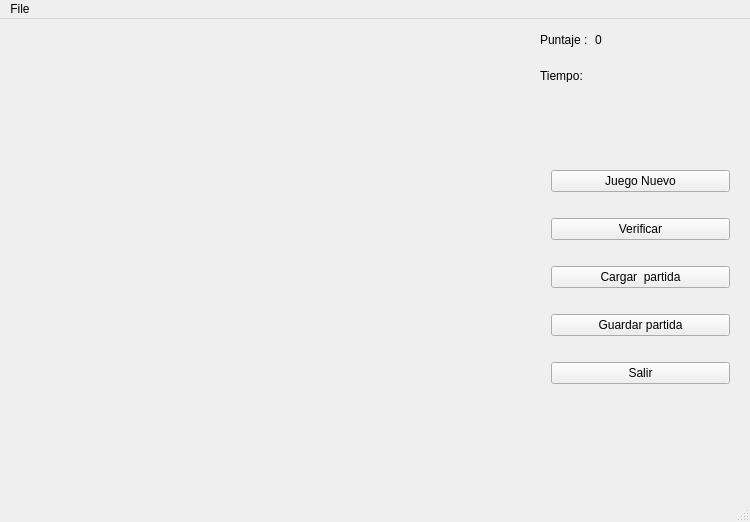
<?xml version="1.0" encoding="UTF-8"?>
<ui version="4.0">
 <class>QTablero</class>
 <widget class="QMainWindow" name="QTablero">
  <property name="geometry">
   <rect>
    <x>0</x>
    <y>0</y>
    <width>750</width>
    <height>522</height>
   </rect>
  </property>
  <property name="windowTitle">
   <string>QTablero</string>
  </property>
  <widget class="QWidget" name="centralWidget">
   <widget class="QWidget" name="verticalLayoutWidget">
    <property name="geometry">
     <rect>
      <x>540</x>
      <y>120</y>
      <width>201</width>
      <height>281</height>
     </rect>
    </property>
    <layout class="QVBoxLayout" name="verticalLayout">
     <item>
      <widget class="QPushButton" name="pushButton_2">
       <property name="text">
        <string>Juego Nuevo</string>
       </property>
      </widget>
     </item>
     <item>
      <widget class="QPushButton" name="pushButton">
       <property name="text">
        <string>Verificar</string>
       </property>
      </widget>
     </item>
     <item>
      <widget class="QPushButton" name="pushButton_3">
       <property name="text">
        <string>Cargar  partida</string>
       </property>
      </widget>
     </item>
     <item>
      <widget class="QPushButton" name="pushButton_4">
       <property name="text">
        <string>Guardar partida</string>
       </property>
      </widget>
     </item>
     <item>
      <widget class="QPushButton" name="pushButton_6">
       <property name="text">
        <string>Salir</string>
       </property>
      </widget>
     </item>
    </layout>
   </widget>
   <widget class="QWidget" name="gridLayoutWidget">
    <property name="geometry">
     <rect>
      <x>9</x>
      <y>9</y>
      <width>511</width>
      <height>451</height>
     </rect>
    </property>
    <layout class="QGridLayout" name="gridLayout"/>
   </widget>
   <widget class="QLabel" name="label">
    <property name="geometry">
     <rect>
      <x>540</x>
      <y>10</y>
      <width>71</width>
      <height>21</height>
     </rect>
    </property>
    <property name="text">
     <string>Puntaje :</string>
    </property>
   </widget>
   <widget class="QLabel" name="label_2">
    <property name="geometry">
     <rect>
      <x>540</x>
      <y>50</y>
      <width>46</width>
      <height>13</height>
     </rect>
    </property>
    <property name="text">
     <string>Tiempo:</string>
    </property>
   </widget>
   <widget class="QLabel" name="label_3">
    <property name="geometry">
     <rect>
      <x>595</x>
      <y>10</y>
      <width>101</width>
      <height>21</height>
     </rect>
    </property>
    <property name="text">
     <string>0</string>
    </property>
   </widget>
  </widget>
  <widget class="QStatusBar" name="statusBar"/>
  <widget class="QMenuBar" name="menuBar">
   <property name="geometry">
    <rect>
     <x>0</x>
     <y>0</y>
     <width>750</width>
     <height>19</height>
    </rect>
   </property>
   <widget class="QMenu" name="menuFile">
    <property name="title">
     <string>File</string>
    </property>
    <addaction name="separator"/>
    <addaction name="actionExit"/>
   </widget>
   <addaction name="menuFile"/>
  </widget>
  <action name="actionQuit_2">
   <property name="text">
    <string>Quit</string>
   </property>
  </action>
  <action name="actionExit">
   <property name="text">
    <string>Exit</string>
   </property>
  </action>
 </widget>
 <layoutdefault spacing="6" margin="11"/>
 <resources/>
 <connections/>
</ui>
